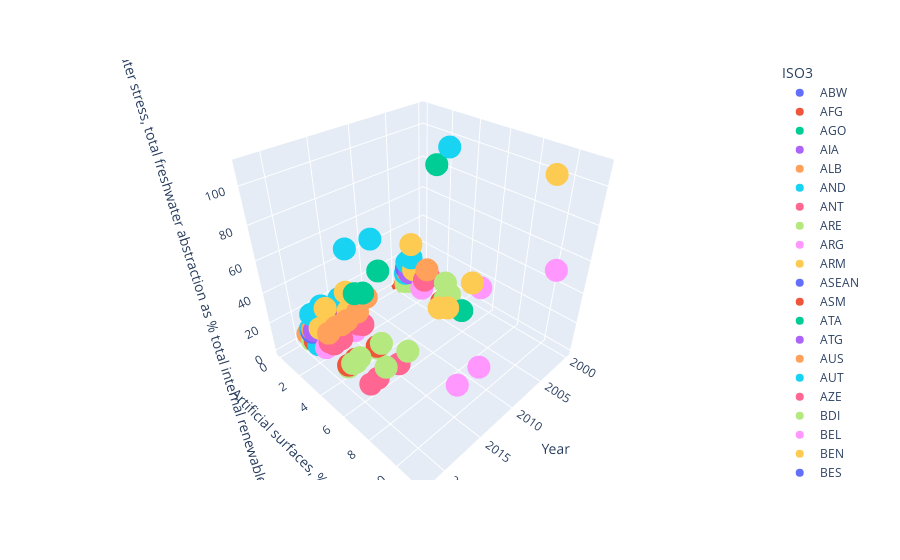

The notebook cell this image was saved under:
### Code cell
fig = px.scatter_3d(df_green, x='Year', z='Water stress, total freshwater abstraction as % total internal renewable resources', y='Artificial surfaces, % total ', color='ISO3')

fig.show()
